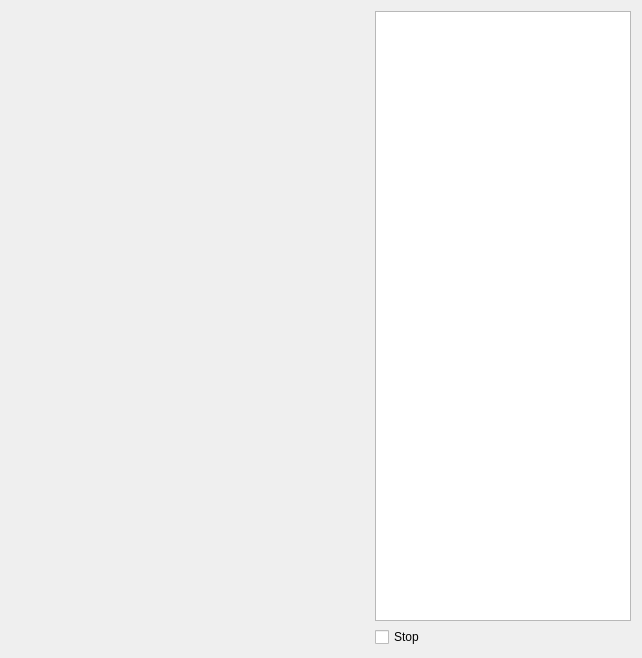
<?xml version="1.0" encoding="UTF-8"?>
<ui version="4.0">
 <class>TrafficLightUI</class>
 <widget class="QWidget" name="TrafficLightUI">
  <property name="geometry">
   <rect>
    <x>0</x>
    <y>0</y>
    <width>642</width>
    <height>658</height>
   </rect>
  </property>
  <property name="windowTitle">
   <string notr="true"/>
  </property>
  <layout class="QGridLayout" name="gridLayout_2">
   <item row="0" column="1">
    <widget class="QListWidget" name="mp_log_list_widget">
     <property name="sizePolicy">
      <sizepolicy hsizetype="Preferred" vsizetype="Expanding">
       <horstretch>0</horstretch>
       <verstretch>0</verstretch>
      </sizepolicy>
     </property>
    </widget>
   </item>
   <item row="0" column="0" rowspan="2">
    <widget class="QWidget" name="mp_traffic_light_container" native="true">
     <property name="sizePolicy">
      <sizepolicy hsizetype="Expanding" vsizetype="Preferred">
       <horstretch>0</horstretch>
       <verstretch>0</verstretch>
      </sizepolicy>
     </property>
    </widget>
   </item>
   <item row="1" column="1">
    <widget class="QCheckBox" name="mp_stop_checkbox">
     <property name="text">
      <string>Stop</string>
     </property>
    </widget>
   </item>
  </layout>
 </widget>
 <resources/>
 <connections/>
</ui>
